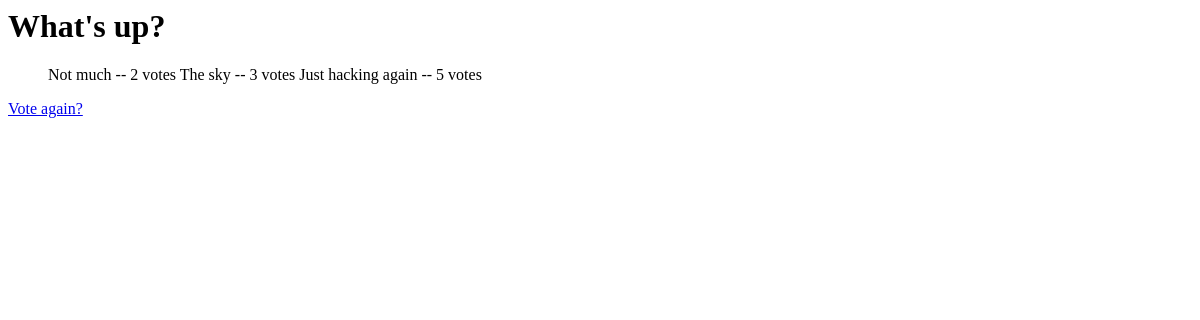
/polls/1/results/, run on an earlier commit of the app's database.
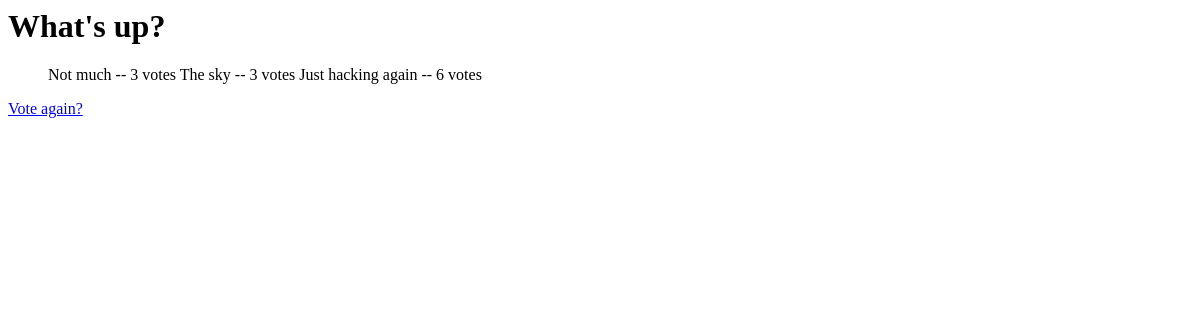
And on a later commit of the database.
### polls/models.py (models this page shows, shortened)
@python_2_unicode_compatible
class Question(models.Model):
	question_text=models.CharField(max_length=200)
	pub_date=models.DateTimeField('date published')

@python_2_unicode_compatible
class Choice(models.Model):
	question=models.ForeignKey(Question,on_delete=models.CASCADE)
	choice_text=models.CharField(max_length=200)
	votes=models.IntegerField(default=0)

### polls/views.py (the view)
# urls.py: url(r'^(?P<pk>[0-9]+)/results/$',views.ResultsView.as_view(),name='results'),
class ResultsView(generic.DetailView):
	model=Question
	template_name='polls/results.html'

### polls/templates/polls/results.html
<h1>{{ question.question_text }}</h1>
<ul>
	{% for choice in question.choice_set.all %}
		<l1>{{ choice.choice_text }} -- {{ choice.votes }} vote{{ choice.votes|pluralize }}</li>
	{% endfor %}
</ul>
<a href="{% url 'polls:detail' question.id %}">Vote again?</a>

What changed in the data, as far as the page shows it:
changed Choice "Not much": votes "2" → "3"
changed Choice "Just hacking again": votes "5" → "6"
